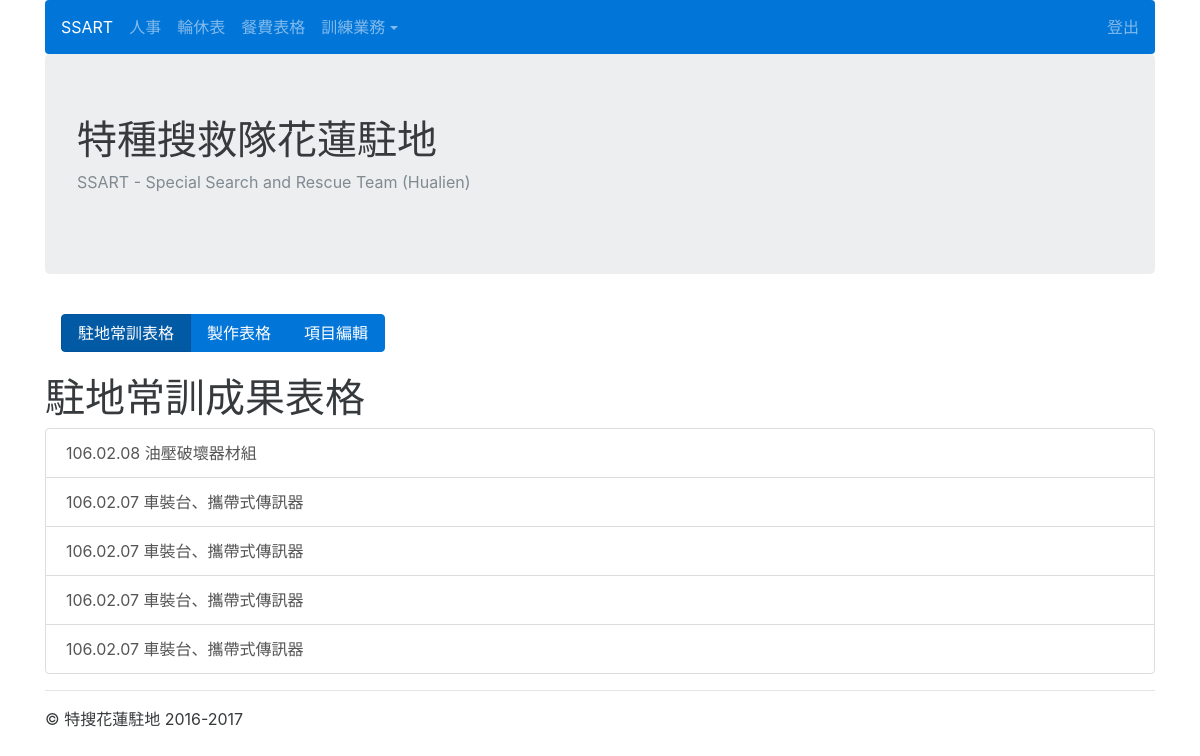
The app's page /train/zhudi (signed in) with its own data.
### train/models.py (models this page shows, shortened)
class ZhuDiTable(models.Model):
	session = models.ForeignKey(ZhuDi)
	date = models.CharField(max_length=20)
	img = models.FileField(upload_to=upload_location)
	img2 = models.FileField(upload_to=upload_location)
	time_stamp = models.DateTimeField(auto_now=True)
	class Meta:
		ordering = ['-pk']
	def get_absolute_url(self):
		return reverse ('zhudi_table_detail', kwargs={'pk':self.pk})

class ZhuDi(models.Model):
	name = models.CharField(max_length=20)
	def __str__(self):
		return self.name

### train/views.py (the view)
@login_required
def zhudi_table_list(request):
	zhudis = ZhuDiTable.objects.all()
	context = {
	'zhudis': zhudis,
	}
	return render(request, 'zhudi_table_list.html', context)

### train/templates/zhudi_table_list.html
{% extends 'base.html' %}
{% block content %}
<nav class="navbar">
	<div class="btn-group">
		<a href={% url 'zhudi_table_list' %} class="btn btn-primary active">駐地常訓表格</a>
		<a href={% url 'zhudi_table_create' %} class="btn btn-primary">製作表格</a>
		<a href={% url 'zhudi_session_create' %} class="btn btn-primary">項目編輯</a>
	</div>
</nav>
<p>
	<div class="list-group">
	<h1>駐地常訓成果表格</h1>
	<p>
	{% for zhudi in zhudis %}
		<a href={{ zhudi.get_absolute_url }} class="list-group-item list-group-item-action">
		{{ zhudi.date }} {{ zhudi.session }}
		</a>
	{% empty %}
		<p>目前沒有駐地常訓表格</p>
	{% endfor %}
</div>
{% endblock %}

### records on screen
ZhuDiTable: date "106.02.08", session "油壓破壞器材組"
ZhuDiTable: date "106.02.07", session "車裝台、攜帶式傳訊器"
ZhuDiTable: date "106.02.07", session "車裝台、攜帶式傳訊器"
ZhuDiTable: date "106.02.07", session "車裝台、攜帶式傳訊器"
ZhuDiTable: date "106.02.07", session "車裝台、攜帶式傳訊器"
